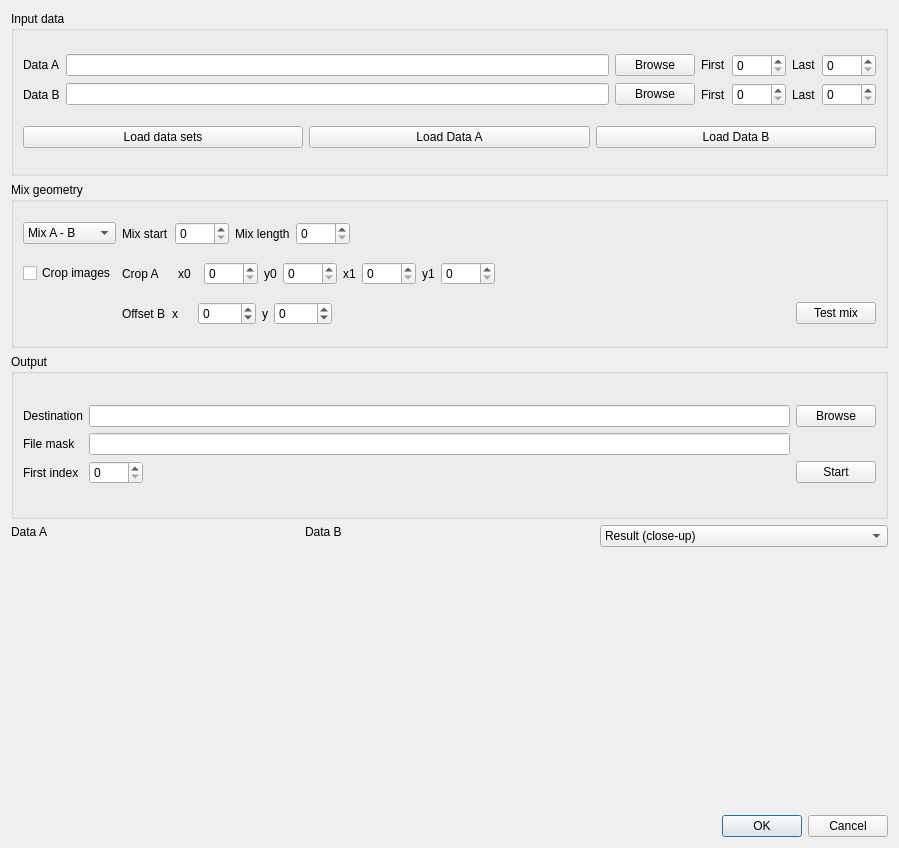
<?xml version="1.0" encoding="UTF-8"?>
<ui version="4.0">
 <class>MergeVolumesDialog</class>
 <widget class="QDialog" name="MergeVolumesDialog">
  <property name="geometry">
   <rect>
    <x>0</x>
    <y>0</y>
    <width>899</width>
    <height>848</height>
   </rect>
  </property>
  <property name="windowTitle">
   <string>Dialog</string>
  </property>
  <layout class="QVBoxLayout" name="verticalLayout_2">
   <item>
    <layout class="QVBoxLayout" name="verticalLayout">
     <property name="sizeConstraint">
      <enum>QLayout::SetDefaultConstraint</enum>
     </property>
     <item>
      <widget class="QGroupBox" name="groupBox_3">
       <property name="title">
        <string>Input data</string>
       </property>
       <layout class="QVBoxLayout" name="verticalLayout_7">
        <item>
         <layout class="QGridLayout" name="gridLayout">
          <item row="0" column="4">
           <layout class="QHBoxLayout" name="horizontalLayout_6">
            <item>
             <widget class="QLabel" name="label_2">
              <property name="sizePolicy">
               <sizepolicy hsizetype="Preferred" vsizetype="Maximum">
                <horstretch>0</horstretch>
                <verstretch>0</verstretch>
               </sizepolicy>
              </property>
              <property name="text">
               <string>First</string>
              </property>
             </widget>
            </item>
            <item>
             <widget class="QSpinBox" name="spinBox_firstA">
              <property name="sizePolicy">
               <sizepolicy hsizetype="Minimum" vsizetype="Maximum">
                <horstretch>0</horstretch>
                <verstretch>0</verstretch>
               </sizepolicy>
              </property>
              <property name="maximum">
               <number>9999</number>
              </property>
             </widget>
            </item>
           </layout>
          </item>
          <item row="0" column="5">
           <layout class="QHBoxLayout" name="horizontalLayout_7">
            <item>
             <widget class="QLabel" name="label_3">
              <property name="sizePolicy">
               <sizepolicy hsizetype="Preferred" vsizetype="Maximum">
                <horstretch>0</horstretch>
                <verstretch>0</verstretch>
               </sizepolicy>
              </property>
              <property name="text">
               <string>Last</string>
              </property>
             </widget>
            </item>
            <item>
             <widget class="QSpinBox" name="spinBox_lastA">
              <property name="sizePolicy">
               <sizepolicy hsizetype="Minimum" vsizetype="Maximum">
                <horstretch>0</horstretch>
                <verstretch>0</verstretch>
               </sizepolicy>
              </property>
              <property name="maximum">
               <number>9999</number>
              </property>
             </widget>
            </item>
           </layout>
          </item>
          <item row="0" column="0">
           <widget class="QLabel" name="label">
            <property name="sizePolicy">
             <sizepolicy hsizetype="Preferred" vsizetype="Maximum">
              <horstretch>0</horstretch>
              <verstretch>0</verstretch>
             </sizepolicy>
            </property>
            <property name="text">
             <string>Data A</string>
            </property>
           </widget>
          </item>
          <item row="0" column="1">
           <widget class="QLineEdit" name="lineEdit_pathA"/>
          </item>
          <item row="0" column="2">
           <widget class="QPushButton" name="pushButton_browseA">
            <property name="text">
             <string>Browse</string>
            </property>
           </widget>
          </item>
          <item row="1" column="0">
           <widget class="QLabel" name="label_4">
            <property name="text">
             <string>Data B</string>
            </property>
           </widget>
          </item>
          <item row="1" column="1">
           <widget class="QLineEdit" name="lineEdit_pathB"/>
          </item>
          <item row="1" column="2">
           <widget class="QPushButton" name="pushButton_browseB">
            <property name="text">
             <string>Browse</string>
            </property>
           </widget>
          </item>
          <item row="1" column="4">
           <layout class="QHBoxLayout" name="horizontalLayout">
            <item>
             <widget class="QLabel" name="label_5">
              <property name="text">
               <string>First</string>
              </property>
             </widget>
            </item>
            <item>
             <widget class="QSpinBox" name="spinBox_firstB">
              <property name="maximum">
               <number>9999</number>
              </property>
             </widget>
            </item>
           </layout>
          </item>
          <item row="1" column="5">
           <layout class="QHBoxLayout" name="horizontalLayout_8">
            <item>
             <widget class="QLabel" name="label_6">
              <property name="text">
               <string>Last</string>
              </property>
             </widget>
            </item>
            <item>
             <widget class="QSpinBox" name="spinBox_lastB">
              <property name="maximum">
               <number>9999</number>
              </property>
             </widget>
            </item>
           </layout>
          </item>
         </layout>
        </item>
        <item>
         <layout class="QHBoxLayout" name="horizontalLayout_9">
          <item>
           <widget class="QPushButton" name="pushButton_loaddata">
            <property name="text">
             <string>Load data sets</string>
            </property>
           </widget>
          </item>
          <item>
           <widget class="QPushButton" name="pushButton_loadA">
            <property name="text">
             <string>Load Data A</string>
            </property>
           </widget>
          </item>
          <item>
           <widget class="QPushButton" name="pushButton_loadB">
            <property name="text">
             <string>Load Data B</string>
            </property>
           </widget>
          </item>
         </layout>
        </item>
       </layout>
      </widget>
     </item>
     <item>
      <layout class="QHBoxLayout" name="horizontalLayout_10">
       <item>
        <widget class="QGroupBox" name="groupBox">
         <property name="title">
          <string>Mix geometry</string>
         </property>
         <layout class="QHBoxLayout" name="horizontalLayout_13">
          <item>
           <layout class="QGridLayout" name="gridLayout_2">
            <item row="0" column="0">
             <widget class="QComboBox" name="comboBox_mixorder">
              <item>
               <property name="text">
                <string>Mix A - B</string>
               </property>
              </item>
              <item>
               <property name="text">
                <string>Mix B - A</string>
               </property>
              </item>
             </widget>
            </item>
            <item row="2" column="1">
             <layout class="QHBoxLayout" name="horizontalLayout_16">
              <item>
               <widget class="QLabel" name="label_offsetB">
                <property name="text">
                 <string>Offset B</string>
                </property>
               </widget>
              </item>
              <item>
               <widget class="QLabel" name="label_offsetx">
                <property name="minimumSize">
                 <size>
                  <width>20</width>
                  <height>0</height>
                 </size>
                </property>
                <property name="text">
                 <string>x</string>
                </property>
               </widget>
              </item>
              <item>
               <widget class="QSpinBox" name="spinBox_offsetx">
                <property name="minimum">
                 <number>-9999</number>
                </property>
                <property name="maximum">
                 <number>9999</number>
                </property>
               </widget>
              </item>
              <item>
               <widget class="QLabel" name="label_offsety">
                <property name="text">
                 <string>y</string>
                </property>
               </widget>
              </item>
              <item>
               <widget class="QSpinBox" name="spinBox_offsety">
                <property name="minimum">
                 <number>-9999</number>
                </property>
                <property name="maximum">
                 <number>9999</number>
                </property>
               </widget>
              </item>
              <item>
               <spacer name="horizontalSpacer">
                <property name="orientation">
                 <enum>Qt::Horizontal</enum>
                </property>
                <property name="sizeHint" stdset="0">
                 <size>
                  <width>40</width>
                  <height>20</height>
                 </size>
                </property>
               </spacer>
              </item>
             </layout>
            </item>
            <item row="1" column="1">
             <layout class="QHBoxLayout" name="horizontalLayout_15">
              <item>
               <widget class="QLabel" name="label_cropA">
                <property name="minimumSize">
                 <size>
                  <width>50</width>
                  <height>0</height>
                 </size>
                </property>
                <property name="text">
                 <string>Crop A</string>
                </property>
               </widget>
              </item>
              <item>
               <widget class="QLabel" name="label_crop0">
                <property name="minimumSize">
                 <size>
                  <width>20</width>
                  <height>0</height>
                 </size>
                </property>
                <property name="text">
                 <string>x0</string>
                </property>
               </widget>
              </item>
              <item>
               <widget class="QSpinBox" name="spinBox_crop0">
                <property name="maximum">
                 <number>9999</number>
                </property>
               </widget>
              </item>
              <item>
               <widget class="QLabel" name="label_crop1">
                <property name="text">
                 <string>y0</string>
                </property>
               </widget>
              </item>
              <item>
               <widget class="QSpinBox" name="spinBox_crop1">
                <property name="maximum">
                 <number>9999</number>
                </property>
               </widget>
              </item>
              <item>
               <widget class="QLabel" name="label_crop2">
                <property name="text">
                 <string>x1</string>
                </property>
               </widget>
              </item>
              <item>
               <widget class="QSpinBox" name="spinBox_crop2">
                <property name="maximum">
                 <number>9999</number>
                </property>
               </widget>
              </item>
              <item>
               <widget class="QLabel" name="label_crop3">
                <property name="text">
                 <string>y1</string>
                </property>
               </widget>
              </item>
              <item>
               <widget class="QSpinBox" name="spinBox_crop3">
                <property name="maximum">
                 <number>9999</number>
                </property>
               </widget>
              </item>
              <item>
               <spacer name="horizontalSpacer_2">
                <property name="orientation">
                 <enum>Qt::Horizontal</enum>
                </property>
                <property name="sizeHint" stdset="0">
                 <size>
                  <width>40</width>
                  <height>20</height>
                 </size>
                </property>
               </spacer>
              </item>
             </layout>
            </item>
            <item row="2" column="2">
             <widget class="QPushButton" name="pushButton_TestMix">
              <property name="text">
               <string>Test mix</string>
              </property>
             </widget>
            </item>
            <item row="0" column="1">
             <layout class="QHBoxLayout" name="horizontalLayout_12">
              <item>
               <widget class="QLabel" name="label_9">
                <property name="sizePolicy">
                 <sizepolicy hsizetype="Maximum" vsizetype="Preferred">
                  <horstretch>0</horstretch>
                  <verstretch>0</verstretch>
                 </sizepolicy>
                </property>
                <property name="text">
                 <string>Mix start</string>
                </property>
               </widget>
              </item>
              <item>
               <widget class="QSpinBox" name="spinBox_mixstart">
                <property name="sizePolicy">
                 <sizepolicy hsizetype="Maximum" vsizetype="Fixed">
                  <horstretch>0</horstretch>
                  <verstretch>0</verstretch>
                 </sizepolicy>
                </property>
                <property name="maximum">
                 <number>9999</number>
                </property>
               </widget>
              </item>
              <item>
               <widget class="QLabel" name="label_10">
                <property name="sizePolicy">
                 <sizepolicy hsizetype="Maximum" vsizetype="Preferred">
                  <horstretch>0</horstretch>
                  <verstretch>0</verstretch>
                 </sizepolicy>
                </property>
                <property name="text">
                 <string>Mix length</string>
                </property>
               </widget>
              </item>
              <item>
               <widget class="QSpinBox" name="spinBox_mixlength">
                <property name="sizePolicy">
                 <sizepolicy hsizetype="Maximum" vsizetype="Fixed">
                  <horstretch>0</horstretch>
                  <verstretch>0</verstretch>
                 </sizepolicy>
                </property>
                <property name="maximum">
                 <number>9999</number>
                </property>
               </widget>
              </item>
              <item>
               <spacer name="horizontalSpacer_3">
                <property name="orientation">
                 <enum>Qt::Horizontal</enum>
                </property>
                <property name="sizeHint" stdset="0">
                 <size>
                  <width>40</width>
                  <height>20</height>
                 </size>
                </property>
               </spacer>
              </item>
             </layout>
            </item>
            <item row="1" column="0">
             <widget class="QCheckBox" name="checkBox_crop">
              <property name="text">
               <string>Crop images</string>
              </property>
             </widget>
            </item>
           </layout>
          </item>
         </layout>
        </widget>
       </item>
      </layout>
     </item>
     <item>
      <widget class="QGroupBox" name="groupBox_2">
       <property name="title">
        <string>Output</string>
       </property>
       <layout class="QGridLayout" name="gridLayout_4">
        <item row="0" column="0">
         <layout class="QGridLayout" name="gridLayout_3">
          <item row="0" column="2">
           <widget class="QPushButton" name="pushButton_browseout">
            <property name="text">
             <string>Browse</string>
            </property>
           </widget>
          </item>
          <item row="0" column="0">
           <widget class="QLabel" name="label_19">
            <property name="text">
             <string>Destination</string>
            </property>
           </widget>
          </item>
          <item row="4" column="2">
           <widget class="QPushButton" name="pushButton_startmerge">
            <property name="text">
             <string>Start</string>
            </property>
           </widget>
          </item>
          <item row="4" column="0">
           <widget class="QLabel" name="label_20">
            <property name="text">
             <string>First index</string>
            </property>
           </widget>
          </item>
          <item row="0" column="1">
           <widget class="QLineEdit" name="lineEdit_pathout"/>
          </item>
          <item row="4" column="1">
           <widget class="QSpinBox" name="spinBox_firstout">
            <property name="sizePolicy">
             <sizepolicy hsizetype="Maximum" vsizetype="Fixed">
              <horstretch>0</horstretch>
              <verstretch>0</verstretch>
             </sizepolicy>
            </property>
            <property name="maximum">
             <number>9999</number>
            </property>
           </widget>
          </item>
          <item row="1" column="0">
           <widget class="QLabel" name="label_11">
            <property name="text">
             <string>File mask</string>
            </property>
           </widget>
          </item>
          <item row="1" column="1">
           <widget class="QLineEdit" name="lineEdit_OutMask"/>
          </item>
         </layout>
        </item>
       </layout>
      </widget>
     </item>
     <item>
      <layout class="QHBoxLayout" name="horizontalLayout_3">
       <item>
        <layout class="QHBoxLayout" name="horizontalLayout_11">
         <item>
          <layout class="QVBoxLayout" name="verticalLayout_3">
           <item alignment="Qt::AlignTop">
            <widget class="QLabel" name="label_7">
             <property name="text">
              <string>Data A</string>
             </property>
            </widget>
           </item>
           <item>
            <widget class="QtAddons::ImageViewerWidget" name="viewer_dataA" native="true">
             <property name="minimumSize">
              <size>
               <width>256</width>
               <height>256</height>
              </size>
             </property>
            </widget>
           </item>
          </layout>
         </item>
         <item>
          <layout class="QVBoxLayout" name="verticalLayout_5">
           <item alignment="Qt::AlignTop">
            <widget class="QLabel" name="label_8">
             <property name="text">
              <string>Data B</string>
             </property>
            </widget>
           </item>
           <item>
            <widget class="QtAddons::ImageViewerWidget" name="viewer_dataB" native="true">
             <property name="minimumSize">
              <size>
               <width>256</width>
               <height>256</height>
              </size>
             </property>
            </widget>
           </item>
          </layout>
         </item>
         <item>
          <layout class="QVBoxLayout" name="verticalLayout_4">
           <item>
            <widget class="QComboBox" name="comboBox_result">
             <item>
              <property name="text">
               <string>Result (close-up)</string>
              </property>
             </item>
             <item>
              <property name="text">
               <string>Result (full image)</string>
              </property>
             </item>
             <item>
              <property name="text">
               <string>Difference</string>
              </property>
             </item>
            </widget>
           </item>
           <item>
            <widget class="QtAddons::ImageViewerWidget" name="viewer_result" native="true">
             <property name="minimumSize">
              <size>
               <width>256</width>
               <height>256</height>
              </size>
             </property>
            </widget>
           </item>
          </layout>
         </item>
        </layout>
       </item>
      </layout>
     </item>
    </layout>
   </item>
   <item>
    <widget class="QDialogButtonBox" name="buttonBox">
     <property name="orientation">
      <enum>Qt::Horizontal</enum>
     </property>
     <property name="standardButtons">
      <set>QDialogButtonBox::Cancel|QDialogButtonBox::Ok</set>
     </property>
    </widget>
   </item>
  </layout>
 </widget>
 <customwidgets>
  <customwidget>
   <class>QtAddons::ImageViewerWidget</class>
   <extends>QWidget</extends>
   <header location="global">imageviewerwidget.h</header>
   <container>1</container>
  </customwidget>
 </customwidgets>
 <resources/>
 <connections>
  <connection>
   <sender>buttonBox</sender>
   <signal>accepted()</signal>
   <receiver>MergeVolumesDialog</receiver>
   <slot>accept()</slot>
   <hints>
    <hint type="sourcelabel">
     <x>248</x>
     <y>254</y>
    </hint>
    <hint type="destinationlabel">
     <x>157</x>
     <y>274</y>
    </hint>
   </hints>
  </connection>
  <connection>
   <sender>buttonBox</sender>
   <signal>rejected()</signal>
   <receiver>MergeVolumesDialog</receiver>
   <slot>reject()</slot>
   <hints>
    <hint type="sourcelabel">
     <x>316</x>
     <y>260</y>
    </hint>
    <hint type="destinationlabel">
     <x>286</x>
     <y>274</y>
    </hint>
   </hints>
  </connection>
 </connections>
</ui>
